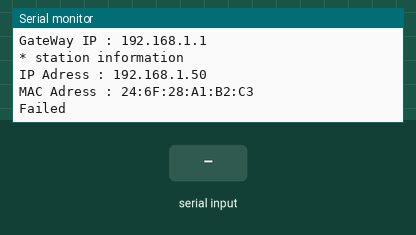
Simulated run of this sketch. Board: ESP8266 (Wemos D1 mini). Shown: the last lines printed to the serial monitor. The inputs (shaded band) are chosen by the test bench. WiFi joins after 1.5 s; servers stay silent unless stated.

Above: at 2.7 s.
2.8 s: "1" received over Serial
14.2 s: "0" received over Serial
At 16.88 s:
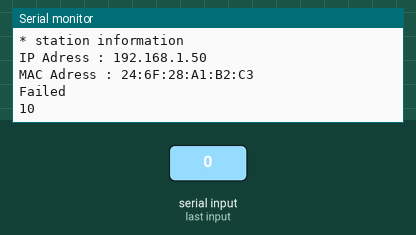
25.6 s: "2" received over Serial
At 32.08 s:
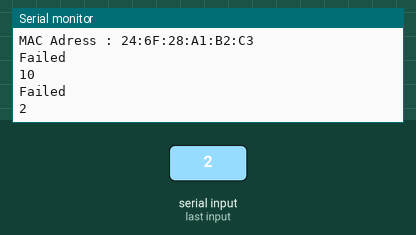

The sketch:

sketch_nov05a.ino
```cpp
#include <ESP8266WiFi.h>
#include <ESP8266HTTPClient.h>
char *ssid = "Your_SSID";
char *password = "Your_Password";
String url = "";
void setup() {
  // put your setup code here, to run once:
  Serial.begin(115200);
  WiFi.mode(WIFI_STA);
  WiFi.disconnect();
  Serial.print("Connecting to \'");
  Serial.print(ssid);
  Serial.println("\'");
  WiFi.begin(ssid, password);
  while(WiFi.status() != WL_CONNECTED)
  {
    delay(500);
    Serial.print(".");
  }
  Serial.println();
  Serial.println("WiFi connected...");

  Serial.println();
  Serial.println("* AP information");
  Serial.print("SSID : "); Serial.println(WiFi.SSID());
  Serial.print("RSSI : "); Serial.println(WiFi.RSSI());
  Serial.print("GateWay IP : "); Serial.println(WiFi.gatewayIP());

  Serial.println();
  Serial.println("* station information");
  Serial.print("IP Adress : "); Serial.println(WiFi.localIP());
  Serial.print("MAC Adress : "); Serial.println(WiFi.macAddress());
}
void loop() {

  HTTPClient httpClient;
  while(Serial.available())
  {
    char myChar = (char)Serial.read();
    url += myChar;
    delay(5);
  }
  Serial.println(url);
  httpClient.begin(url);
  int httpCode = httpClient.GET();
  if(httpCode > 0)
    Serial.println("Success");
  else
  {
    Serial.println("Failed");
  }
  if(!url.equals(""))
  {
    url = "";
  }
  delay(15000);
}
```

Measured:
- after the input at 14.2 s, the serial monitor: prints a new line after 2.5 s (image 1)
- after the input at 25.6 s, the serial monitor: prints a new line after 6.3 s (image 2)
